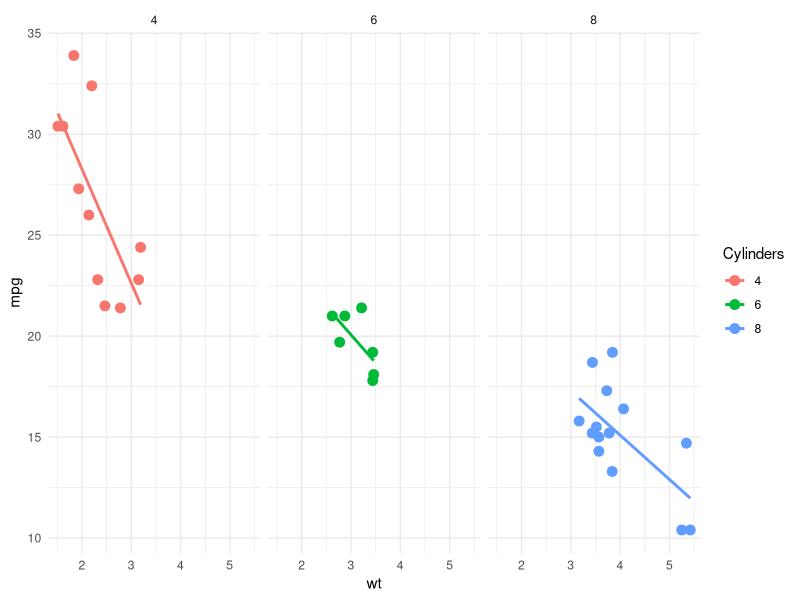

Reproduce this figure in R.
library(ggplot2)
ggplot(mtcars, aes(wt, mpg, colour=factor(cyl))) +
  geom_point(size=3) + geom_smooth(method="lm", se=FALSE) +
  facet_wrap(~cyl) + theme_minimal() + labs(colour="Cylinders")
